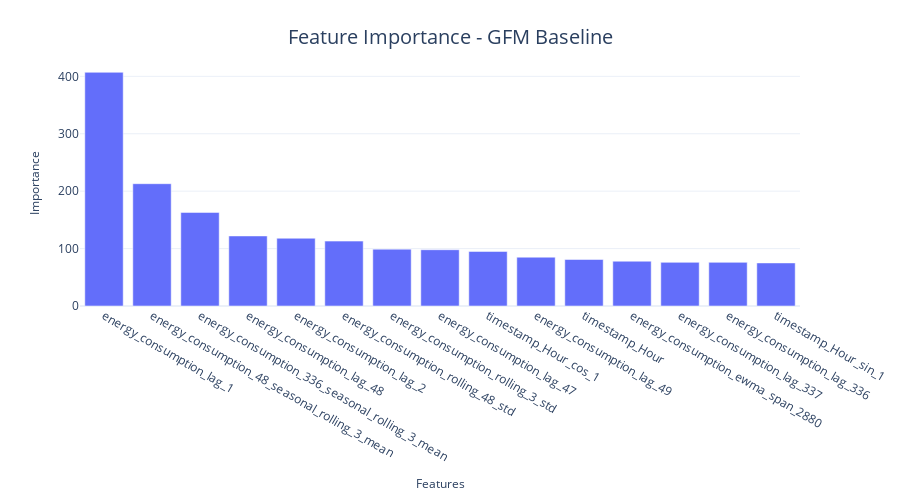

The notebook cell saved with this chart:
### Code cell
fig = px.bar(feat_df.head(15), x="feature", y="importance")
format_plot(fig, xlabel="Features", ylabel="Importance", title=f"Feature Importance - {model_config.name}", font_size=12)
# fig.write_image("imgs/chapter_8/baseline_fimp.png")
fig.show()

### Figure 1 — Plotly figure (JSON) as saved in the notebook; plotly's stock layout.template omitted (floating-point values rounded to 4 significant figures)
{"data": [{"alignmentgroup": "True", "hovertemplate": "feature=%{x}<br>importance=%{y}<extra></extra>", "legendgroup": "", "marker": {"color": "#636efa", "pattern": {"shape": ""}}, "name": "", "offsetgroup": "", "orientation": "v", "showlegend": false, "textposition": "auto", "type": "bar", "x": ["energy_consumption_lag_1", "energy_consumption_48_seasonal_rolling_3_mean", "energy_consumption_336_seasonal_rolling_3_mean", "energy_consumption_lag_48", "energy_consumption_lag_2", "energy_consumption_rolling_48_std", "energy_consumption_rolling_3_std", "energy_consumption_lag_47", "timestamp_Hour_cos_1", "energy_consumption_lag_49", "timestamp_Hour", "energy_consumption_ewma_span_2880", "energy_consumption_lag_337", "energy_consumption_lag_336", "timestamp_Hour_sin_1"], "xaxis": "x", "y": [407, 213, 163, 122, 118, 113, 99, 98, 95, 85, 81, 78, 76, 76, 75], "yaxis": "y"}], "layout": {"autosize": false, "barmode": "relative", "height": 500, "legend": {"font": {"size": 12}, "orientation": "h", "title": {}, "tracegroupgap": 0, "x": 1, "xanchor": "right", "y": 0.9, "yanchor": "bottom"}, "margin": {"t": 60}, "title": {"font": {"size": 20}, "text": "Feature Importance - GFM Baseline", "x": 0.5, "xanchor": "center", "yanchor": "top"}, "width": 900, "xaxis": {"anchor": "y", "domain": [0, 1], "tickfont": {"size": 12}, "title": {"font": {"size": 12}, "text": "Features"}}, "yaxis": {"anchor": "x", "domain": [0, 1], "tickfont": {"size": 12}, "title": {"font": {"size": 12}, "text": "Importance"}}}}
